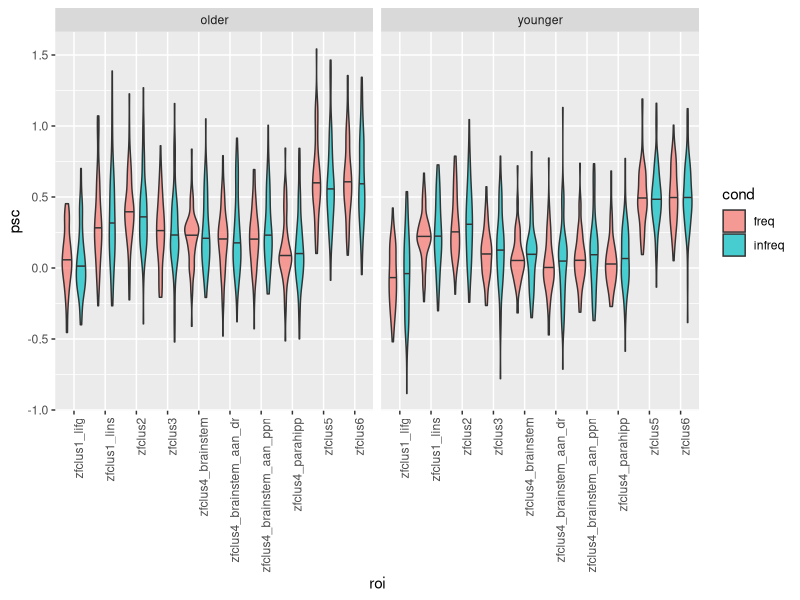
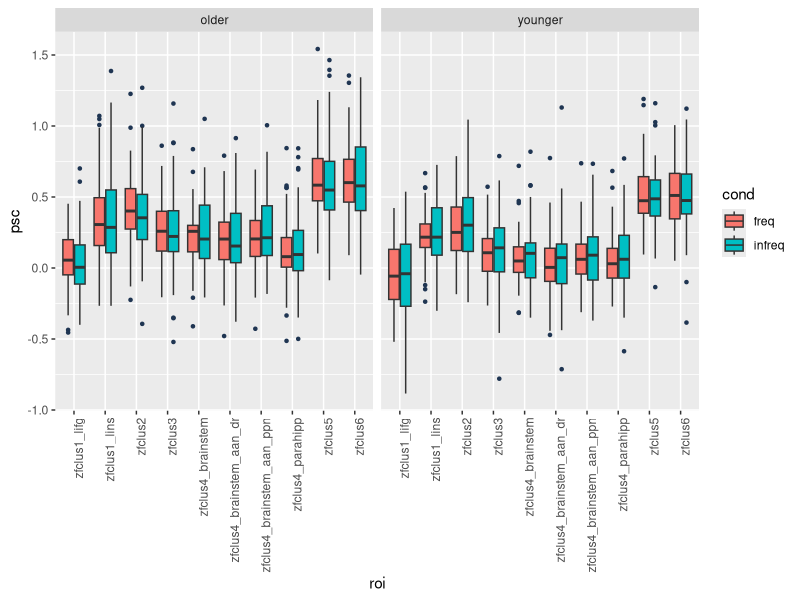
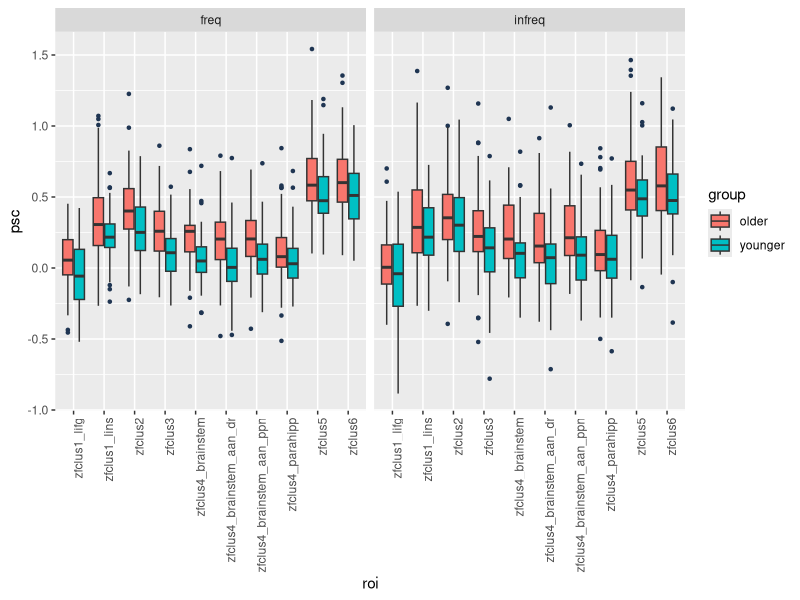
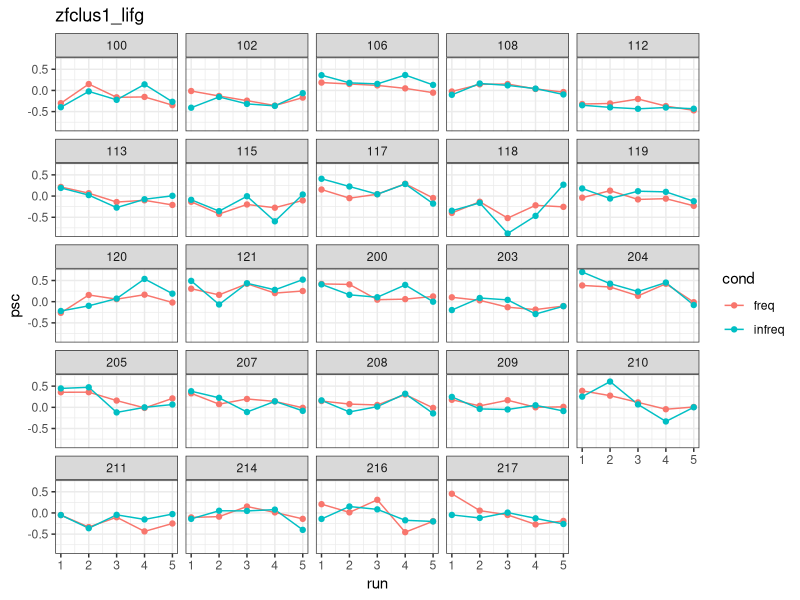
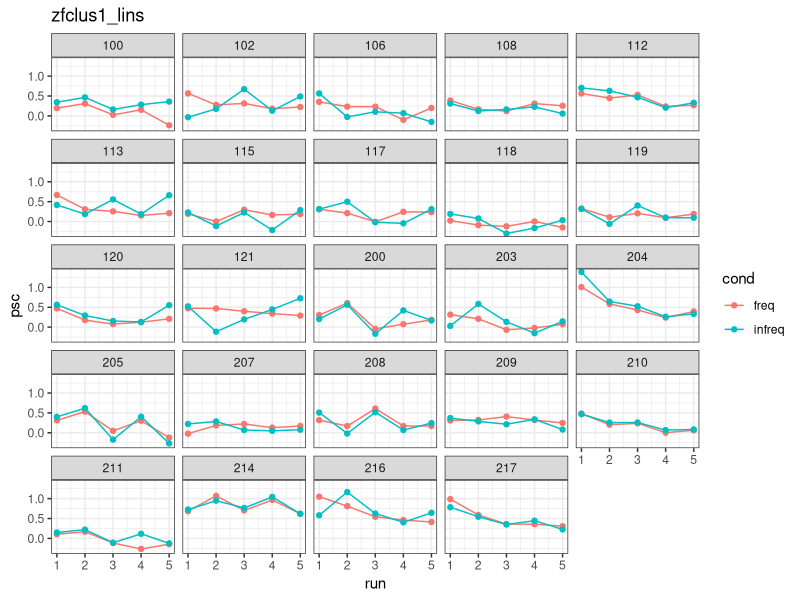
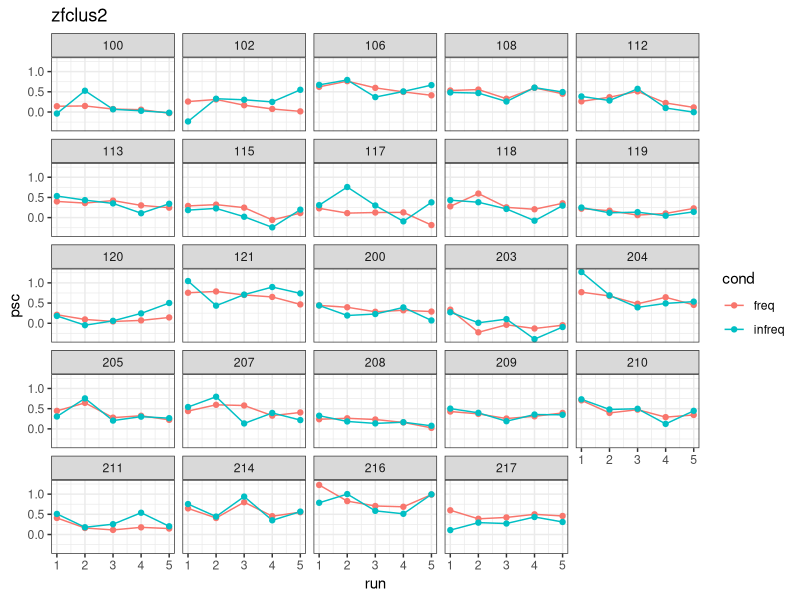
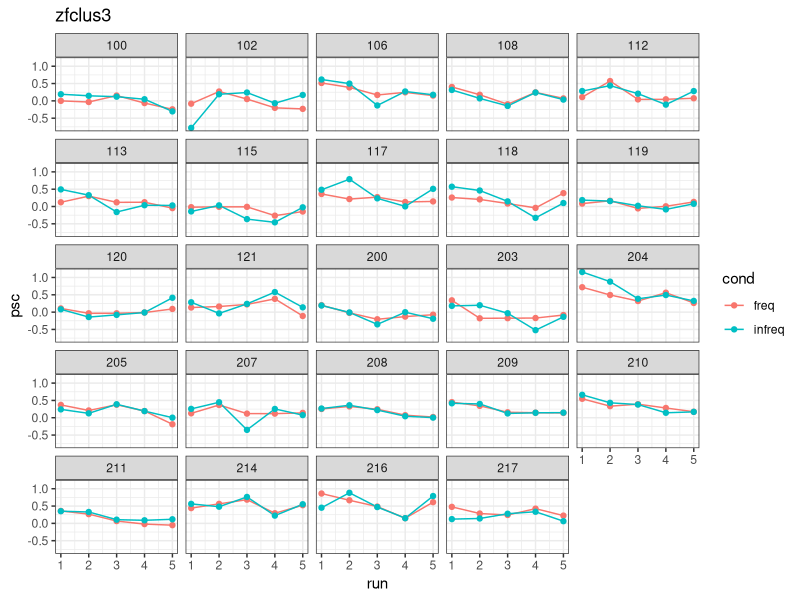
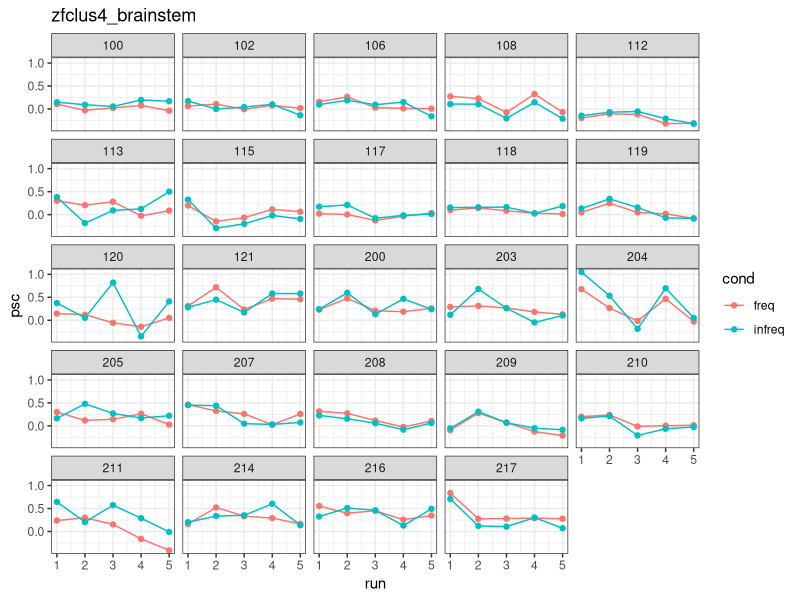

R code for these plots, in order:
## ---- chunk 1

rm(list=ls(all=TRUE))  #clear previous

library(car) #for vif
library(ggplot2)
library(knitr)
library(reshape2)
library(Hmisc)
library(psych)
library(lme4)  
library(lmerTest)
library(effects)
library(tidyverse)  #load last, and dplyr comes with it

#lmer() control: sets errors to warnings, increases iterations (maxfun).  
turn_off <- lmerControl(optimizer="bobyqa", # Nelder_Mead, bobyqa is the default 
  optCtrl = list(maxfun = 2e5), # Increase the number of iterations: helps convergence
  check.nobs.vs.nlev = "warning",
  check.nobs.vs.rankZ = "warning",
  check.nlev.gtreq.5 = "warning", 
  check.nobs.vs.nRE = "warning",
  check.rankX = c("ignore"),
  check.scaleX = "warning",
  check.formula.LHS = "warning",
  check.conv.grad   = .makeCC("warning", tol = 1e-3, relTol = NULL))

## ---- chunk 2
#read  data
freq = read.table("CL_freq.txt", header = FALSE, sep = " ")
names(freq)
infreq= read.table("CL_infreq.txt", header = FALSE, sep = " ")
names(infreq)

#add header
col_headings <- c('sub','run','roi','cope','psc')
names(freq) <- col_headings
names(infreq) <- col_headings

#add condition column
freq$cond <- 'freq'
infreq$cond <- 'infreq'

#remove stats/cope column
freq <-subset(freq,select = -cope)
infreq <-subset(infreq,select = -cope)

#stack freq and infreq on top of each other
clpsc <- rbind(freq,infreq)

#add age group variable
clpsc$group<-ifelse(clpsc$sub<200,c("younger"),c("older"))

## ---- chunk 3
ggplot(clpsc, aes(x=roi,y=psc,fill=cond)) + geom_violin(alpha=0.7,draw_quantiles=c(0.5)) + theme(axis.text.x = element_text(angle = 90, hjust = 1)) + facet_wrap(~group)

ggplot(clpsc, aes(x=roi,y=psc,fill=cond)) + geom_boxplot(outlier.colour = "#1F3552", outlier.shape = 20) + theme(axis.text.x = element_text(angle = 90, hjust = 1)) + facet_wrap(~group)

ggplot(clpsc, aes(x=roi,y=psc,fill=group)) + geom_boxplot(outlier.colour = "#1F3552", outlier.shape = 20) + theme(axis.text.x = element_text(angle = 90, hjust = 1)) + facet_wrap(~cond)
## ---- chunk 4
#zfclus1_lifg
g1 <- ggplot(data = subset(clpsc,roi=="zfclus1_lifg"), aes(x = run, y = psc, colour=cond))
g2 <- g1 + geom_line() + geom_point() + facet_wrap(~sub)
g3 <- g2 + theme_bw() + scale_x_continuous(name = "run")
g4 <- g3 + scale_y_continuous(name = "psc") + ggtitle("zfclus1_lifg")
print(g4)

#zfclus1_lins
g1 <- ggplot(data = subset(clpsc,roi=="zfclus1_lins"), aes(x = run, y = psc, colour=cond))
g2 <- g1 + geom_line() + geom_point() + facet_wrap(~sub)
g3 <- g2 + theme_bw() + scale_x_continuous(name = "run")
g4 <- g3 + scale_y_continuous(name = "psc") + ggtitle("zfclus1_lins")
print(g4)

#zfclus2
g1 <- ggplot(data = subset(clpsc,roi=="zfclus2"), aes(x = run, y = psc, colour=cond))
g2 <- g1 + geom_line() + geom_point() + facet_wrap(~sub)
g3 <- g2 + theme_bw() + scale_x_continuous(name = "run")
g4 <- g3 + scale_y_continuous(name = "psc") + ggtitle("zfclus2")
print(g4)

#zfclus3
g1 <- ggplot(data = subset(clpsc,roi=="zfclus3"), aes(x = run, y = psc, colour=cond))
g2 <- g1 + geom_line() + geom_point() + facet_wrap(~sub)
g3 <- g2 + theme_bw() + scale_x_continuous(name = "run")
g4 <- g3 + scale_y_continuous(name = "psc") + ggtitle("zfclus3")
print(g4)

#zfclus4_brainstem
g1 <- ggplot(data = subset(clpsc,roi=="zfclus4_brainstem"), aes(x = run, y = psc, colour=cond))
g2 <- g1 + geom_line() + geom_point() + facet_wrap(~sub)
g3 <- g2 + theme_bw() + scale_x_continuous(name = "run")
g4 <- g3 + scale_y_continuous(name = "psc") + ggtitle("zfclus4_brainstem")
print(g4)

#zfclus4_brainstem_aan_dr
g1 <- ggplot(data = subset(clpsc,roi=="zfclus4_brainstem_aan_dr"), aes(x = run, y = psc, colour=cond))
g2 <- g1 + geom_line() + geom_point() + facet_wrap(~sub)
g3 <- g2 + theme_bw() + scale_x_continuous(name = "run")
g4 <- g3 + scale_y_continuous(name = "psc") + ggtitle("zfclus4_brainstem_aan_dr")
print(g4)

#zfclus4_brainstem_aan_ppn
g1 <- ggplot(data = subset(clpsc,roi=="zfclus4_brainstem_aan_ppn"), aes(x = run, y = psc, colour=cond))
g2 <- g1 + geom_line() + geom_point() + facet_wrap(~sub)
g3 <- g2 + theme_bw() + scale_x_continuous(name = "run")
g4 <- g3 + scale_y_continuous(name = "psc") + ggtitle("zfclus4_brainstem_aan_ppn")
print(g4)


#zfclus4_parahipp
g1 <- ggplot(data = subset(clpsc,roi=="zfclus4_parahipp"), aes(x = run, y = psc, colour=cond))
g2 <- g1 + geom_line() + geom_point() + facet_wrap(~sub)
g3 <- g2 + theme_bw() + scale_x_continuous(name = "run")
g4 <- g3 + scale_y_continuous(name = "psc") + ggtitle("zfclus4_parahipp")
print(g4)

#zfclus5
g1 <- ggplot(data = subset(clpsc,roi=="zfclus5"), aes(x = run, y = psc, colour=cond))
g2 <- g1 + geom_line() + geom_point() + facet_wrap(~sub)
g3 <- g2 + theme_bw() + scale_x_continuous(name = "run")
g4 <- g3 + scale_y_continuous(name = "psc") + ggtitle("zfclus5")
print(g4)


#zfclus6
g1 <- ggplot(data = subset(clpsc,roi=="zfclus6"), aes(x = run, y = psc, colour=cond))
g2 <- g1 + geom_line() + geom_point() + facet_wrap(~sub)
g3 <- g2 + theme_bw() + scale_x_continuous(name = "run")
g4 <- g3 + scale_y_continuous(name = "psc") + ggtitle("zfclus6")
print(g4)
## ---- chunk 5
clpsc$run0 <- clpsc$run-1
clpsc$runc3 <- clpsc$run-3
clpsc$sub <- as.factor(clpsc$sub)
clpsc$group <- as.factor(clpsc$group)
clpsc$roi <- as.factor(clpsc$roi)
clpsc$cond <- as.factor(clpsc$cond)
## ---- chunk 6
levels(clpsc$group)
options(contrasts=c("contr.sum", "contr.poly"))
contrasts(clpsc$group)  #older = +1; younger = -1
contrasts(clpsc$cond) #freq = +1; infreq = -1
#nothing in the data supports that Infrequent is any different so exclude from model for simplicity to match with activation analyses
## ---- chunk 7
# #full
# model1 <- lmer(psc ~ runc3*group*cond + I(runc3^2)*group*cond + (1 + runc3 + I(runc3^2)| sub), data = subset(clpsc,roi=="zfclus1_lifg"))
# summary(model1)
# 
# model1b <- lmer(psc ~ runc3*group + I(runc3^2)*group + (1 + runc3 + I(runc3^2)| sub), data = subset(clpsc,roi=="zfclus1_lifg"))
# summary(model1b)


# #drop random quadratic
# model2 <- lmer(psc ~ runc3*group*cond + I(runc3^2)*group*cond + (1 + runc3 | sub), data = subset(clpsc,roi=="zfclus1_lifg"))
# summary(model2)
# 
# model2b <- lmer(psc ~ runc3*group + I(runc3^2)*group + (1 + runc3 | sub), data = subset(clpsc,roi=="zfclus1_lifg"))
# summary(model2b)
# 
# anova(model1,model2)
# #non-sig, drop rand quadratic
# #
# 
# anova (model1b,model2b)
# #non-sig, drop rand quadratic

# #drop random slopes
# model3 <- lmer(psc ~ runc3*group*cond + I(runc3^2)*group*cond + (1 | sub), data = subset(clpsc,roi=="zfclus1_lifg"))
# summary(model3)
# anova(model2,model3)
# #non-sig, drop random slopes
# 
# model3b <- lmer(psc ~ runc3*group + I(runc3^2)*group + (1 | sub), data = subset(clpsc,roi=="zfclus1_lifg"))
# summary(model3b)
# anova(model2b,model3b)
# #non-sig, drop random slopes


# #remove fixed quadratic
# model4 <- lmer(psc ~ runc3*group*cond + (1 | sub), data = subset(clpsc,roi=="zfclus1_lifg"))
# summary(model4)
# anova(model3,model4)
# #non-sig, keep only random intercepts

model4b <- lmer(psc ~ runc3*group + (1 | sub), data = subset(clpsc,roi=="zfclus1_lifg"))
summary(model4b)
# anova(model3b,model4b)
# #non-sig, keep only random intercepts

# anova(model4a,model4b)

final_model=model4b

#plot by groups and day
g1 <- ggplot(data = subset(clpsc,roi=="zfclus1_lifg"), aes(x = runc3, y = psc, shape = group, color=group))
g2 <- g1 + stat_summary(fun.data=mean_se, geom="pointrange", size=.5) + scale_colour_manual(values=c("#6666FF","#666666"))
g3 <- g2 + stat_summary(aes(y = fitted(final_model), linetype = group,color=group), fun.y = mean, geom="line")
g4 <- g3 + theme_bw(base_size=18) 
g5 <- g4 + scale_y_continuous(name = "Percent Signal Change") + scale_x_continuous(label=c("1","2","3","4","5"), name = "Session")
print(g5)
ggsave(filename="zfclus1_lifg.png")

#example to write out raw and fitted (see rachel's latest code)
#writeout=cbind(fitted(final_model),subset(clpsc,roi=="zfclus1_lifg"))
#write.csv(writeout,"final_model_zfclus1_lifg.csv",row.names=FALSE, na="")
## ---- chunk 8
model4a <- lmer(psc ~ runc3*group + (1 + runc3 | sub), data = subset(clpsc,roi=="zfclus1_lifg"))
summary(model4a)
coef(model4a)
## ---- chunk 9
# #full
# model1 <- lmer(psc ~ runc3*group*cond + I(runc3^2)*group*cond + (1 + runc3 + I(runc3^2)| sub), data = subset(clpsc,roi=="zfclus1_lins"))
# summary(model1)
# 
# model1b <- lmer(psc ~ runc3*group + I(runc3^2)*group + (1 + runc3 + I(runc3^2)| sub), data = subset(clpsc,roi=="zfclus1_lins"))
# summary(model1b)

#drop random quadratic
# model2 <- lmer(psc ~ runc3*group*cond + I(runc3^2)*group*cond + (1 + runc3 | sub), data = subset(clpsc,roi=="zfclus1_lins"))
# summary(model2)
# 
# model2b <- lmer(psc ~ runc3*group + I(runc3^2)*group + (1 + runc3 | sub), data = subset(clpsc,roi=="zfclus1_lins"))
# summary(model2b)
# 
# anova(model1,model2)
# #non-sig, drop rand quadratic
# 
# anova(model1b,model2b)
# #non-sig, drop rand quadratic

# #drop random slopes
# model3 <- lmer(psc ~ runc3*group*cond + I(runc3^2)*group*cond + (1 | sub), data = subset(clpsc,roi=="zfclus1_lins"))
# summary(model3)
# anova(model2,model3)
# #non-sig, drop random slopes

model3b <- lmer(psc ~ runc3*group + I(runc3^2)*group + (1 | sub), data = subset(clpsc,roi=="zfclus1_lins"))
summary(model3b)
# anova(model2b,model3b)
# #non-sig, drop random slopes


#remove fixed quadratic
# model4 <- lmer(psc ~ runc3*group*cond + (1 | sub), data = subset(clpsc,roi=="zfclus1_lins"))
# summary(model4)
# 
# model4b <- lmer(psc ~ runc3*group + (1 | sub), data = subset(clpsc,roi=="zfclus1_lins"))
# summary(model4b)
# 
# anova(model3,model4)
# #sig, keep fixed quadratic
# 
# anova(model3b,model4b)
# #sig, keep fixed quadratic


final_model=model3b

#plot by groups and day
g1 <- ggplot(data = subset(clpsc,roi=="zfclus1_lins"), aes(x = runc3, y = psc, shape = group, color=group))
g2 <- g1 + stat_summary(fun.data=mean_se, geom="pointrange", size=.5) + scale_colour_manual(values=c("#6666FF","#666666"))
g3 <- g2 + stat_summary(aes(y = fitted(final_model), linetype = group,color=group), fun.y = mean, geom="line")
g4 <- g3 + theme_bw(base_size=18) 
g5 <- g4 + scale_y_continuous(name = "Percent Signal Change") + scale_x_continuous(label=c("1","2","3","4","5"), name = "Session")
print(g5)
ggsave(filename="zfclus1_lins.png")

## ---- chunk 10
# #full
# model1 <- lmer(psc ~ runc3*group*cond + I(runc3^2)*group*cond + (1 + runc3 + I(runc3^2)| sub), data = subset(clpsc,roi=="zfclus2"))
# summary(model1)
# 
# model1b <- lmer(psc ~ runc3*group + I(runc3^2)*group + (1 + runc3 + I(runc3^2)| sub), data = subset(clpsc,roi=="zfclus2"))
# summary(model1b)

# #drop random quadratic
# model2 <- lmer(psc ~ runc3*group*cond + I(runc3^2)*group*cond + (1 + runc3 | sub), data = subset(clpsc,roi=="zfclus2"))
# summary(model2)
# 
# model2b <- lmer(psc ~ runc3*group + I(runc3^2)*group + (1 + runc3 | sub), data = subset(clpsc,roi=="zfclus2"))
# summary(model2b)
# 
# anova(model1,model2)
# #non-sig, drop rand quadratic
# 
# anova(model1b,model2b)
# #non-sig, drop rand quadratic


# #drop random slopes
# model3 <- lmer(psc ~ runc3*group*cond + I(runc3^2)*group*cond + (1 | sub), data = subset(clpsc,roi=="zfclus2"))
# summary(model3)

# anova(model2,model3)
# #non-sig, drop random slopes

model3b <- lmer(psc ~ runc3*group + I(runc3^2)*group + (1 | sub), data = subset(clpsc,roi=="zfclus2"))
summary(model3b)

# anova(model2b,model3b)
# # #non-sig, drop random slopes



# #remove fixed quadratic
# model4 <- lmer(psc ~ runc3*group*cond + (1 | sub), data = subset(clpsc,roi=="zfclus2"))
# summary(model4)
# 
# anova(model3,model4)
# #sig, keep fixed quadratic
# 
# 
# model4b <- lmer(psc ~ runc3*group + (1 | sub), data = subset(clpsc,roi=="zfclus2"))
# summary(model4b)
# 
# anova(model3b,model4b)
# #sig, keep fixed quadratic

final_model=model3b

g1 <- ggplot(data = subset(clpsc,roi=="zfclus2"), aes(x = runc3, y = psc, shape = group, color=group))
g2 <- g1 + stat_summary(fun.data=mean_se, geom="pointrange", size=.5) + scale_colour_manual(values=c("#6666FF","#666666"))
g3 <- g2 + stat_summary(aes(y = fitted(final_model), linetype = group,color=group), fun.y = mean, geom="line")
g4 <- g3 + theme_bw(base_size=18) 
g5 <- g4 + scale_y_continuous(name = "Percent Signal Change") + scale_x_continuous(label=c("1","2","3","4","5"), name = "Session")
print(g5)
ggsave(filename="zfclus2.png")


## ---- chunk 11
# #full
# model1 <- lmer(psc ~ runc3*group*cond + I(runc3^2)*group*cond + (1 + runc3 + I(runc3^2)| sub), data = subset(clpsc,roi=="zfclus3"))
# summary(model1)
# 
# model1b <- lmer(psc ~ runc3*group*cond + I(runc3^2)*group + (1 + runc3 + I(runc3^2)| sub), data = subset(clpsc,roi=="zfclus3"))
# summary(model1b)


# #drop random quadratic
# model2 <- lmer(psc ~ runc3*group*cond + I(runc3^2)*group*cond + (1 + runc3 | sub), data = subset(clpsc,roi=="zfclus3"))
# summary(model2)
# 
# anova(model1,model2)
# #non-sig (marg), drop rand quadratic
# 
# model2b <- lmer(psc ~ runc3*group + I(runc3^2)*group + (1 + runc3 | sub), data = subset(clpsc,roi=="zfclus3"))
# summary(model2b)
# 
# anova(model1b,model2b)
# #non-sig (marg), drop rand quadratic

# #drop random slopes
# model3 <- lmer(psc ~ runc3*group*cond + I(runc3^2)*group*cond + (1 | sub), data = subset(clpsc,roi=="zfclus3"))
# summary(model3)
# anova(model2,model3)
# #non-sig, drop random slopes
# 
# model3b <- lmer(psc ~ runc3*group + I(runc3^2)*group + (1 | sub), data = subset(clpsc,roi=="zfclus3"))
# summary(model3b)
# 
# anova(model2b,model3b)
# #non-sig, drop random slopes
# 
# #remove fixed quadratic
# model4 <- lmer(psc ~ runc3*group*cond + (1 | sub), data = subset(clpsc,roi=="zfclus3"))
# summary(model4)
# anova(model3,model4)
# #non-sig, drop fixed quadratic


model4b <- lmer(psc ~ runc3*group + (1 | sub), data = subset(clpsc,roi=="zfclus3"))
summary(model4b)
# anova(model3b,model4b)
# #non-sig, drop fixed quadratic


final_model=model4b

g1 <- ggplot(data = subset(clpsc,roi=="zfclus3"), aes(x = runc3, y = psc, shape = group, color=group))
g2 <- g1 + stat_summary(fun.data=mean_se, geom="pointrange", size=.5) + scale_colour_manual(values=c("#6666FF","#666666"))
g3 <- g2 + stat_summary(aes(y = fitted(final_model), linetype = group,color=group), fun.y = mean, geom="line")
g4 <- g3 + theme_bw(base_size=18) 
g5 <- g4 + scale_y_continuous(name = "Percent Signal Change") + scale_x_continuous(label=c("1","2","3","4","5"), name = "Session")
print(g5)
ggsave(filename="zfclus3.png")


## ---- chunk 12
# #full
# model1 <- lmer(psc ~ runc3*group*cond + I(runc3^2)*group*cond + (1 + runc3 + I(runc3^2)| sub), data = subset(clpsc,roi=="zfclus4_brainstem"))
# summary(model1)
# 
# model1b <- lmer(psc ~ runc3*group + I(runc3^2)*group + (1 + runc3 + I(runc3^2)| sub), data = subset(clpsc,roi=="zfclus4_brainstem"))
# summary(model1b)

# #drop random quadratic
# model2 <- lmer(psc ~ runc3*group*cond + I(runc3^2)*group*cond + (1 + runc3 | sub), data = subset(clpsc,roi=="zfclus4_brainstem"))
# summary(model2)
# anova(model1,model2)
# #non-sig (marg), drop rand quadratic
# 
# model2b <- lmer(psc ~ runc3*group + I(runc3^2)*group + (1 + runc3 | sub), data = subset(clpsc,roi=="zfclus4_brainstem"))
# summary(model2b)
# anova(model1b,model2b)
# #non-sig (marg), drop rand quadratic
# 
# 
# #drop random slopes
# model3 <- lmer(psc ~ runc3*group*cond + I(runc3^2)*group*cond + (1 | sub), data = subset(clpsc,roi=="zfclus4_brainstem"))
# summary(model3)
# anova(model2,model3)
# #non-sig, drop random slopes
# 
# model3b <- lmer(psc ~ runc3*group + I(runc3^2)*group + (1 | sub), data = subset(clpsc,roi=="zfclus4_brainstem"))
# summary(model3b)
# anova(model2b,model3b)
# #non-sig, drop random slopes
# 
# 
# #remove fixed quadratic
# model4 <- lmer(psc ~ runc3*group*cond + (1 | sub), data = subset(clpsc,roi=="zfclus4_brainstem"))
# summary(model4)
# anova(model3,model4)
# #non-sig, drop fixed quadratic


model4b <- lmer(psc ~ runc3*group + (1 | sub), data = subset(clpsc,roi=="zfclus4_brainstem"))
summary(model4b)
# anova(model3b,model4b)
# #non-sig, drop fixed quadratic

final_model=model4b

#plot by groups and day
g1 <- ggplot(data = subset(clpsc,roi=="zfclus4_brainstem"), aes(x = runc3, y = psc, shape = group, color=group))
g2 <- g1 + stat_summary(fun.data=mean_se, geom="pointrange", size=.5) + scale_colour_manual(values=c("#6666FF","#666666"))
g3 <- g2 + stat_summary(aes(y = fitted(final_model), linetype = group,color=group), fun.y = mean, geom="line")
g4 <- g3 + theme_bw(base_size=18) 
g5 <- g4 + scale_y_continuous(name = "Percent Signal Change") + scale_x_continuous(label=c("1","2","3","4","5"), name = "Session")
print(g5)
ggsave(filename="zfclus4_brainstem.png")
## ---- chunk 13
# #full
# model1 <- lmer(psc ~ runc3*group*cond + I(runc3^2)*group*cond + (1 + runc3 + I(runc3^2)| sub), data = subset(clpsc,roi=="zfclus4_parahipp"))
# summary(model1)

model1b <- lmer(psc ~ runc3*group + I(runc3^2)*group + (1 + runc3 + I(runc3^2)| sub), data = subset(clpsc,roi=="zfclus4_parahipp"))
summary(model1b)

# #drop random quadratic
# model2 <- lmer(psc ~ runc3*group*cond + I(runc3^2)*group*cond + (1 + runc3 | sub), data = subset(clpsc,roi=="zfclus4_parahipp"))
# summary(model2)

# anova(model1,model2)
# #sig, keep rand quadratic

model2b <- lmer(psc ~ runc3*group + I(runc3^2)*group + (1 + runc3 | sub), data = subset(clpsc,roi=="zfclus4_parahipp"))
summary(model2b)
anova(model1b,model2b)
#sig, keep rand quadratic (but that model doesn't converge)

final_model=model2b

#plot by groups and day
g1 <- ggplot(data = subset(clpsc,roi=="zfclus4_parahipp"), aes(x = runc3, y = psc, shape = group, color=group))
g2 <- g1 + stat_summary(fun.data=mean_se, geom="pointrange", size=.5) + scale_colour_manual(values=c("#6666FF","#666666"))
g3 <- g2 + stat_summary(aes(y = fitted(final_model), linetype = group,color=group), fun.y = mean, geom="line")
g4 <- g3 + theme_bw(base_size=18) 
g5 <- g4 + scale_y_continuous(name = "Percent Signal Change") + scale_x_continuous(label=c("1","2","3","4","5"), name = "Session")
print(g5)
ggsave(filename="zfclus4_parahipp.png")


## ---- chunk 14
# #full
# model1 <- lmer(psc ~ runc3*group*cond + I(runc3^2)*group*cond + (1 + runc3 + I(runc3^2)| sub), data = subset(clpsc,roi=="zfclus5"))
# summary(model1)
# 
model1b <- lmer(psc ~ runc3*group + I(runc3^2)*group + (1 + runc3 + I(runc3^2)| sub), data = subset(clpsc,roi=="zfclus5"))
summary(model1b)
# 
# 
# #drop random quadratic
# model2 <- lmer(psc ~ runc3*group*cond + I(runc3^2)*group*cond + (1 + runc3 | sub), data = subset(clpsc,roi=="zfclus5"))
# summary(model2)
# anova(model1,model2)
# #sig, keep rand quadratic

# model2b <- lmer(psc ~ runc3*group + I(runc3^2)*group + (1 + runc3 | sub), data = subset(clpsc,roi=="zfclus5"))
# summary(model2b)
# anova(model1b,model2b)
# #sig, keep rand quadratic

final_model=model1b

#plot by groups and day
g1 <- ggplot(data = subset(clpsc,roi=="zfclus5"), aes(x = runc3, y = psc, shape = group, color=group))
g2 <- g1 + stat_summary(fun.data=mean_se, geom="pointrange", size=.5) + scale_colour_manual(values=c("#6666FF","#666666"))
g3 <- g2 + stat_summary(aes(y = fitted(final_model), linetype = group,color=group), fun.y = mean, geom="line")
g4 <- g3 + theme_bw(base_size=18) 
g5 <- g4 + scale_y_continuous(name = "Percent Signal Change") + scale_x_continuous(label=c("1","2","3","4","5"), name = "Session")
print(g5)
ggsave(filename="zfclus5.png")



## ---- chunk 15
# #full
# model1 <- lmer(psc ~ runc3*group*cond + I(runc3^2)*group*cond + (1 + runc3 + I(runc3^2)| sub), data = subset(clpsc,roi=="zfclus6"))
# summary(model1)

model1b <- lmer(psc ~ runc3*group + I(runc3^2)*group + (1 + runc3 + I(runc3^2)| sub), data = subset(clpsc,roi=="zfclus6"))
summary(model1b)

# #drop random quadratic
# model2 <- lmer(psc ~ runc3*group*cond + I(runc3^2)*group*cond + (1 + runc3 | sub), data = subset(clpsc,roi=="zfclus6"))
# summary(model2)
# anova(model1,model2)
# #sig, keep rand quadratic
# 
# model2b <- lmer(psc ~ runc3*group + I(runc3^2)*group + (1 + runc3 | sub), data = subset(clpsc,roi=="zfclus6"))
# summary(model2b)
# anova(model1b,model2b)
# #sig, keep rand quadratic


final_model=model1b

#plot by groups and day
g1 <- ggplot(data = subset(clpsc,roi=="zfclus6"), aes(x = runc3, y = psc, shape = group, color=group))
g2 <- g1 + stat_summary(fun.data=mean_se, geom="pointrange", size=.5) + scale_colour_manual(values=c("#6666FF","#666666"))
g3 <- g2 + stat_summary(aes(y = fitted(final_model), linetype = group,color=group), fun.y = mean, geom="line")
g4 <- g3 + theme_bw(base_size=18) 
g5 <- g4 + scale_y_continuous(name = "Percent Signal Change") + scale_x_continuous(label=c("1","2","3","4","5"), name = "Session")
print(g5)
ggsave(filename="zfclus6.png")

## ---- chunk 16

clpsc$roi<-factor(clpsc$roi,levels=c("zfclus1_lifg","zfclus1_lins","zfclus2","zfclus3","zfclus4_brainstem","zfclus4_parahipp","zfclus5","zfclus6"),labels=c("LIFG", "LINS","LSLOC","RSLOC","BSTEM","LPHIPP","LILOC","RILOC"))
clpsc$roi<-factor(clpsc$roi,levels=rev(levels(clpsc$roi)))

#facet grid with freq only
g1 <- ggplot(data = subset(clpsc,roi != "NA" & cond=="freq"), aes(x = as.numeric(run), y = psc, colour=group))
g2 <- g1 + stat_summary(aes(y = psc,linetype=group,color=group), size=.5, fun.y = mean, geom="line") + stat_summary(fun.data=mean_se, geom="pointrange", size=.5) + scale_colour_manual(values=c("#6666FF","#666666")) + scale_colour_manual(values=c("#6666FF","#666666")) + facet_grid(~roi)
g3 <- g2 + theme_bw(base_size=12)  
g4 <- g3 + scale_x_continuous(name = "Session") +scale_y_continuous(name = "Percent Signal Change") 
print(g4)
ggsave(filename="facet_grid_pscs_ROIs.png",width=7,units=c("in"),dpi=300)


#facet grid with freq & infreq 
g1 <- ggplot(data = subset(clpsc,roi != "NA"), aes(x = as.numeric(run), y = psc, colour=group))
g2 <- g1 + stat_summary(aes(y = psc,linetype=group,color=group), size=.5, fun.y = mean, geom="line") + stat_summary(fun.data=mean_se, geom="pointrange", size=.5) + scale_colour_manual(values=c("#6666FF","#666666")) + scale_colour_manual(values=c("#6666FF","#666666")) + facet_grid(~roi*cond)
g3 <- g2 + theme_bw(base_size=12)  
g4 <- g3 + scale_x_continuous(name = "Session") +scale_y_continuous(name = "Percent Signal Change") 
print(g4)
ggsave(filename="facet_grid_pscs_withINF_ROIs.png",width=10,units=c("in"),dpi=300)
